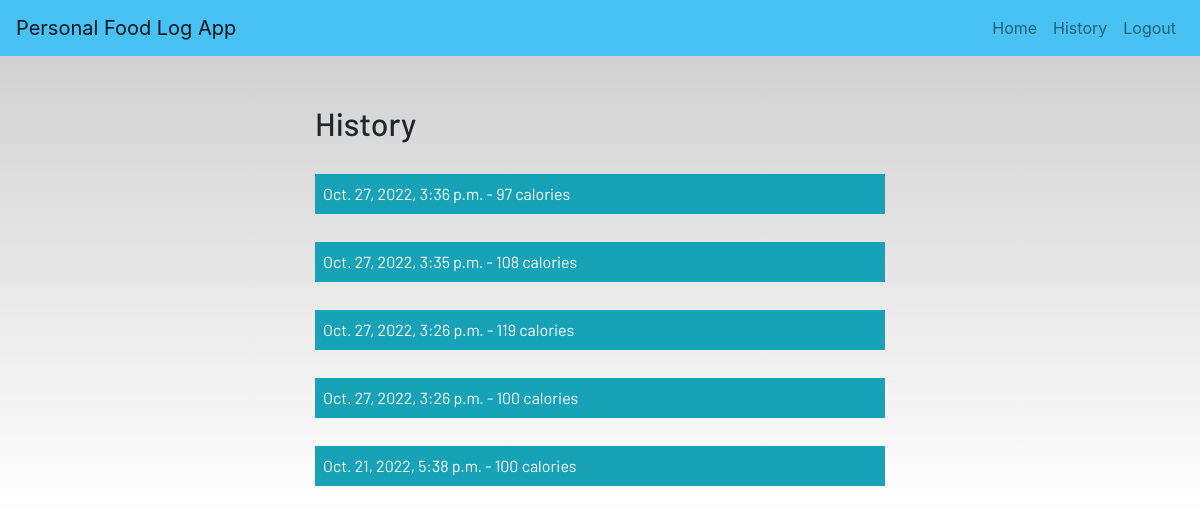
/history (signed in), run on the app's committed database.
### user/models.py (models this page shows)
class Food(models.Model):
    user = models.ForeignKey(User, on_delete=models.CASCADE)
    estimated_calories = models.IntegerField(default=0)
    ingredients = models.CharField(max_length=10000, null=True, blank=True)
    uploaded_date = models.DateTimeField(auto_now_add=True)
    food_picture = models.ImageField(
        null=False, blank=False, upload_to='food_images')

### user/views.py (the view)
# urls.py: path('history', views.history, name='user-history'),
@login_required
def history(request):
    user_id = request.user.id
    foods = Food.objects.filter(user_id=user_id).order_by('-uploaded_date')
    return render(request, 'user/history.html', {"foods":foods})

### user/templates/user/history.html
{% extends 'user/base.html' %} {% load static %} {% load crispy_forms_tags%}
{% block content %}
<div class="container col-md-6" >
  <h2>History</h2>
  <br>
  {% for food in foods %}
  <a href="{% url 'history_detail' food.id  %}"><div class="p-2 mb-1 bg-info text-white">
    {{ food.uploaded_date}} - {{ food.estimated_calories }} calories
   </div></a>
<br>
  {% endfor %}
</div>
{% endblock content %}

### static/css/main.css (style rules this page uses)
html { scroll-behavior: smooth; }
html, body { max-width: 100%; overflow-x: hidden; }
body { background: linear-gradient(rgba(0, 0, 0, 0.2), rgba(255, 255, 255, 0.5)); overflow-x: hidden; background-repeat: no-repeat; }

### data on the page
Food: uploaded_date "Oct. 27, 2022, 3:36 p.m.", estimated_calories "97"
Food: uploaded_date "Oct. 27, 2022, 3:35 p.m.", estimated_calories "108"
Food: uploaded_date "Oct. 27, 2022, 3:26 p.m.", estimated_calories "119"
Food: uploaded_date "Oct. 27, 2022, 3:26 p.m.", estimated_calories "100"
Food: uploaded_date "Oct. 21, 2022, 5:38 p.m.", estimated_calories "100"
